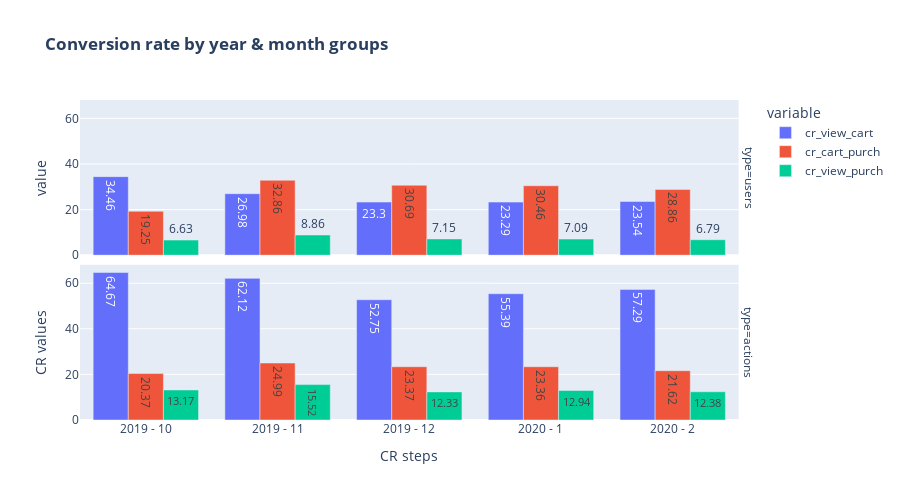

Notebook code for this chart:
### Markdown cell above
### Visualization – CR by year (Barplot)

### Code cell
# Convert to long format
long_all_cr = pd.melt(all_cr[['year_month', 'cr_view_cart', 'cr_cart_purch', 'cr_view_purch', 'type']], id_vars=['year_month', 'type'], 
                  value_vars=['cr_view_cart', 'cr_cart_purch', 'cr_view_purch'])
# Barplot
fig = px.bar(long_all_cr, x='year_month', y = 'value', color = 'variable',
             title='<b>Conversion rate by year & month groups</b>', barmode = 'group', text = 'value',
             facet_row = 'type')

fig.update_layout(xaxis_title='CR steps', yaxis_title='CR values', height = 500)

fig.show()

### Figure 1 — Plotly figure (JSON) as saved in the notebook; plotly's stock layout.template omitted (floating-point values rounded to 4 significant figures)
{"data": [{"alignmentgroup": "True", "hovertemplate": "variable=cr_view_cart<br>type=users<br>year_month=%{x}<br>value=%{text}<extra></extra>", "legendgroup": "cr_view_cart", "marker": {"color": "#636efa", "pattern": {"shape": ""}}, "name": "cr_view_cart", "offsetgroup": "cr_view_cart", "orientation": "v", "showlegend": true, "text": [34.46, 26.98, 23.3, 23.29, 23.54], "textposition": "auto", "type": "bar", "x": ["2019 - 10", "2019 - 11", "2019 - 12", "2020 - 1", "2020 - 2"], "xaxis": "x2", "y": [34.46, 26.98, 23.3, 23.29, 23.54], "yaxis": "y2"}, {"alignmentgroup": "True", "hovertemplate": "variable=cr_view_cart<br>type=actions<br>year_month=%{x}<br>value=%{text}<extra></extra>", "legendgroup": "cr_view_cart", "marker": {"color": "#636efa", "pattern": {"shape": ""}}, "name": "cr_view_cart", "offsetgroup": "cr_view_cart", "orientation": "v", "showlegend": false, "text": [64.67, 62.12, 52.75, 55.39, 57.29], "textposition": "auto", "type": "bar", "x": ["2019 - 10", "2019 - 11", "2019 - 12", "2020 - 1", "2020 - 2"], "xaxis": "x", "y": [64.67, 62.12, 52.75, 55.39, 57.29], "yaxis": "y"}, {"alignmentgroup": "True", "hovertemplate": "variable=cr_cart_purch<br>type=users<br>year_month=%{x}<br>value=%{text}<extra></extra>", "legendgroup": "cr_cart_purch", "marker": {"color": "#EF553B", "pattern": {"shape": ""}}, "name": "cr_cart_purch", "offsetgroup": "cr_cart_purch", "orientation": "v", "showlegend": true, "text": [19.25, 32.86, 30.69, 30.46, 28.86], "textposition": "auto", "type": "bar", "x": ["2019 - 10", "2019 - 11", "2019 - 12", "2020 - 1", "2020 - 2"], "xaxis": "x2", "y": [19.25, 32.86, 30.69, 30.46, 28.86], "yaxis": "y2"}, {"alignmentgroup": "True", "hovertemplate": "variable=cr_cart_purch<br>type=actions<br>year_month=%{x}<br>value=%{text}<extra></extra>", "legendgroup": "cr_cart_purch", "marker": {"color": "#EF553B", "pattern": {"shape": ""}}, "name": "cr_cart_purch", "offsetgroup": "cr_cart_purch", "orientation": "v", "showlegend": false, "text": [20.37, 24.99, 23.37, 23.36, 21.62], "textposition": "auto", "type": "bar", "x": ["2019 - 10", "2019 - 11", "2019 - 12", "2020 - 1", "2020 - 2"], "xaxis": "x", "y": [20.37, 24.99, 23.37, 23.36, 21.62], "yaxis": "y"}, {"alignmentgroup": "True", "hovertemplate": "variable=cr_view_purch<br>type=users<br>year_month=%{x}<br>value=%{text}<extra></extra>", "legendgroup": "cr_view_purch", "marker": {"color": "#00cc96", "pattern": {"shape": ""}}, "name": "cr_view_purch", "offsetgroup": "cr_view_purch", "orientation": "v", "showlegend": true, "text": [6.63, 8.86, 7.15, 7.09, 6.79], "textposition": "auto", "type": "bar", "x": ["2019 - 10", "2019 - 11", "2019 - 12", "2020 - 1", "2020 - 2"], "xaxis": "x2", "y": [6.63, 8.86, 7.15, 7.09, 6.79], "yaxis": "y2"}, {"alignmentgroup": "True", "hovertemplate": "variable=cr_view_purch<br>type=actions<br>year_month=%{x}<br>value=%{text}<extra></extra>", "legendgroup": "cr_view_purch", "marker": {"color": "#00cc96", "pattern": {"shape": ""}}, "name": "cr_view_purch", "offsetgroup": "cr_view_purch", "orientation": "v", "showlegend": false, "text": [13.17, 15.52, 12.33, 12.94, 12.38], "textposition": "auto", "type": "bar", "x": ["2019 - 10", "2019 - 11", "2019 - 12", "2020 - 1", "2020 - 2"], "xaxis": "x", "y": [13.17, 15.52, 12.33, 12.94, 12.38], "yaxis": "y"}], "layout": {"annotations": [{"font": {}, "showarrow": false, "text": "type=actions", "textangle": 90, "x": 0.98, "xanchor": "left", "xref": "paper", "y": 0.2425, "yanchor": "middle", "yref": "paper"}, {"font": {}, "showarrow": false, "text": "type=users", "textangle": 90, "x": 0.98, "xanchor": "left", "xref": "paper", "y": 0.7575, "yanchor": "middle", "yref": "paper"}], "barmode": "group", "height": 500, "legend": {"title": {"text": "variable"}, "tracegroupgap": 0}, "title": {"text": "<b>Conversion rate by year & month groups</b>"}, "xaxis": {"anchor": "y", "domain": [0, 0.98], "title": {"text": "CR steps"}}, "xaxis2": {"anchor": "y2", "domain": [0, 0.98], "matches": "x", "showticklabels": false}, "yaxis": {"anchor": "x", "domain": [0, 0.485], "title": {"text": "CR values"}}, "yaxis2": {"anchor": "x2", "domain": [0.515, 1], "matches": "y", "title": {"text": "value"}}}}
